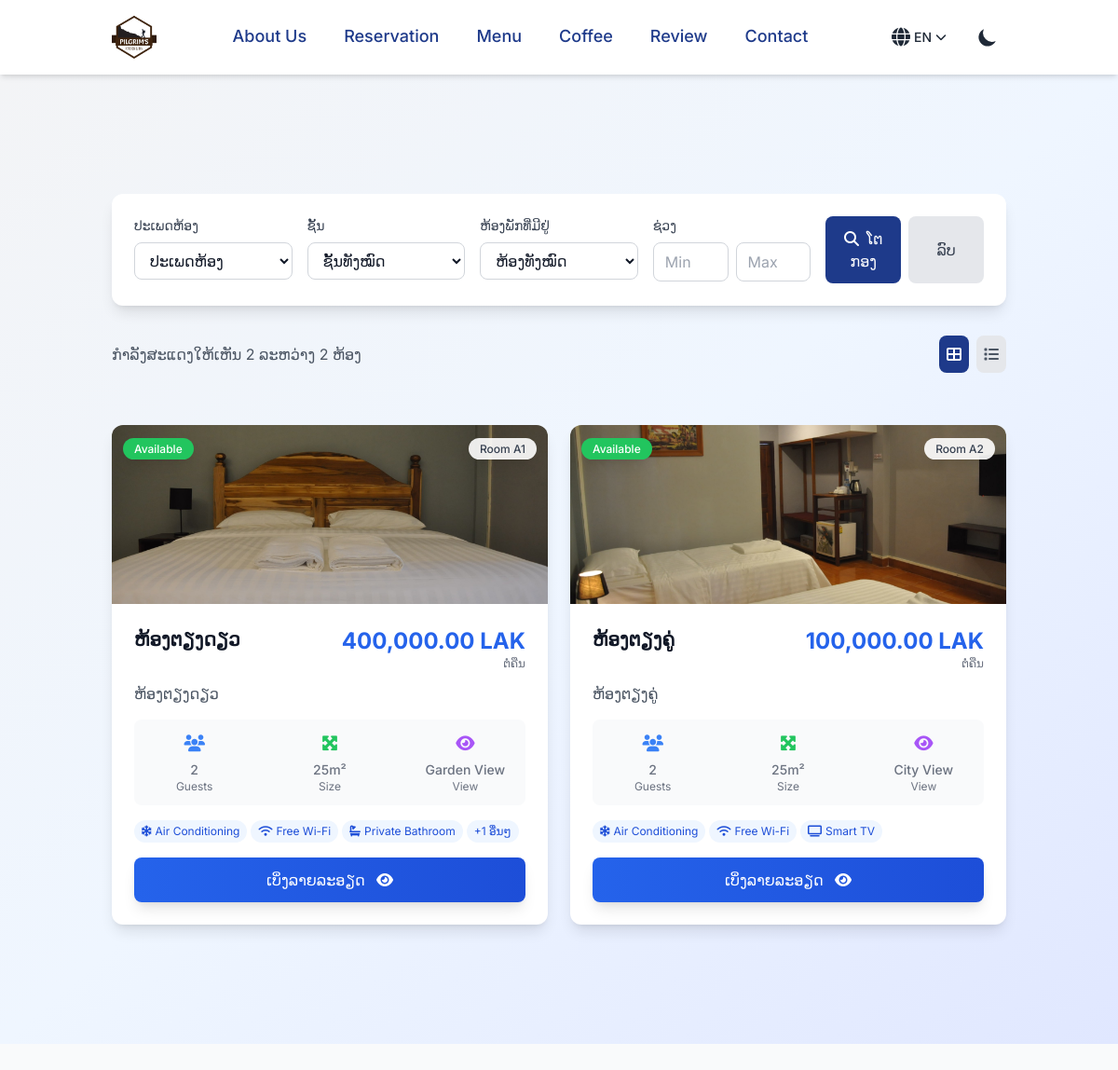
/hotel/rooms/, run on the app's committed database.
### hotel/models.py (models this page shows, shortened)
class Room(models.Model):
    room_number = models.CharField(max_length=10, unique=True)
    room_type = models.ForeignKey(
        RoomType, on_delete=models.CASCADE, related_name="rooms"
    )
    amenities = models.ManyToManyField(
        Amenity, through="RoomAmenity", related_name="rooms", blank=True
    )
    is_available = models.BooleanField(default=True)
    floor = models.PositiveIntegerField()
    image = models.ImageField(upload_to="rooms/", null=True, blank=True)
    view_type = models.CharField(
        max_length=50,
        choices=[
            ("city", "City View"),
            ("garden", "Garden View"),
            ("pool", "Pool View"),
            ("courtyard", "Courtyard View"),
        ],
        default="city",
    )
    last_cleaned = models.DateTimeField(null=True, blank=True)
    maintenance_notes = models.TextField(blank=True)
    is_out_of_order = models.BooleanField(default=False)
    created_at = models.DateTimeField(auto_now_add=True, null=True, blank=True)
    updated_at = models.DateTimeField(auto_now=True, null=True, blank=True)
    class Meta:
        ordering = ["floor", "room_number"]
        verbose_name = "Room"
        verbose_name_plural = "Rooms"
    @property
    def availability_status(self):
        if self.is_out_of_order:
            return "Out of Order"
        elif self.is_available:
            return "Available"
        else:
            return "Occupied"
    def get_available_amenities(self):
        return self.amenities.filter(
            roomamenity__is_available=True, is_active=True
        ).order_by("name")

class RoomImage(models.Model):
    room = models.ForeignKey(Room, related_name="room_images", on_delete=models.CASCADE)
    image = models.ImageField(upload_to="room/")
    alt_text = models.CharField(max_length=200, blank=True)
    is_primary = models.BooleanField(default=False)

class RoomType(models.Model):
    name = models.CharField(max_length=100, null=True, blank=True)
    description = models.TextField()
    price_per_night = models.DecimalField(max_digits=10, decimal_places=2)
    capacity = models.PositiveIntegerField()
    size_sqm = models.PositiveIntegerField(
        default=25, help_text="Room size in square meters"
    )
    bed_type = models.CharField(max_length=50, default="Queen Bed")
    has_wifi = models.BooleanField(default=True)
    has_ac = models.BooleanField(default=True)
    has_tv = models.BooleanField(default=True)
    has_balcony = models.BooleanField(default=False)
    has_kitchenette = models.BooleanField(default=False)
    is_featured = models.BooleanField(default=False)
    created_at = models.DateTimeField(auto_now_add=True, null=True, blank=True)
    updated_at = models.DateTimeField(auto_now=True, null=True, blank=True)
    class Meta:
        ordering = ["price_per_night", "name"]
        verbose_name = "Room Type"
        verbose_name_plural = "Room Types"

class Amenity(models.Model):
    ICON_COLOR_CHOICES = [
        ("blue", "Blue"),
        ("green", "Green"),
        ("purple", "Purple"),
        ("orange", "Orange"),
        ("red", "Red"),
        ("teal", "Teal"),
        ("pink", "Pink"),
        ("indigo", "Indigo"),
        ("yellow", "Yellow"),
        ("gray", "Gray"),
    ]
    name = models.CharField(max_length=100)
    description = models.CharField(max_length=200, blank=True)
    icon = models.CharField(
        max_length=50, help_text="FontAwesome icon class (e.g., fas fa-wifi)"
    )
    icon_color = models.CharField(
        max_length=20, choices=ICON_COLOR_CHOICES, default="blue"
    )
    is_premium = models.BooleanField(default=False, help_text="Mark as premium amenity")
    is_active = models.BooleanField(default=True)
    created_at = models.DateTimeField(auto_now_add=True)
    class Meta:
        ordering = ["name"]
        verbose_name = "Amenity"
        verbose_name_plural = "Amenities"

### hotel/views.py (the view)
# urls.py: path("rooms/", views.rooms_list_view, name="rooms-list-page"),
def rooms_list_view(request):
    room_type_filter = request.GET.get("type")
    floor_filter = request.GET.get("floor")
    availability_filter = request.GET.get("available")
    price_min = request.GET.get("price_min")
    price_max = request.GET.get("price_max")
    rooms = Room.objects.select_related("room_type").all()
    if room_type_filter:
        rooms = rooms.filter(room_type__id=room_type_filter)
    if floor_filter:
        rooms = rooms.filter(floor=floor_filter)
    if availability_filter == "true":
        rooms = rooms.filter(is_available=True)
    elif availability_filter == "false":
        rooms = rooms.filter(is_available=False)
    if price_min:
        try:
            rooms = rooms.filter(room_type__price_per_night__gte=float(price_min))
        except ValueError:
            pass
    if price_max:
        try:
            rooms = rooms.filter(room_type__price_per_night__lte=float(price_max))
        except ValueError:
            pass
    room_types = RoomType.objects.all()
    floors = Room.objects.values_list("floor", flat=True).distinct().order_by("floor")
    from django.core.paginator import Paginator
    paginator = Paginator(rooms, 12)  # 12 rooms per page
    page_number = request.GET.get("page")
    page_obj = paginator.get_page(page_number)
    context = {
        "page_obj": page_obj,
        "room_types": room_types,
        "floors": floors,
        "current_filters": {
            "type": room_type_filter,
            "floor": floor_filter,
            "available": availability_filter,
            "price_min": price_min,
            "price_max": price_max,
        },
        "page_title": "All Rooms & Suites",
    }
    return render(request, "hotel/rooms-list.html", context)

### hotel/context_processors.py (called while the page is built)
def review_summary(request):
    try:
        summary = ReviewSummary.objects.first()
        if not summary:
            summary = ReviewSummary.objects.create()
        return {'review_summary': summary}
    except:
        return {'review_summary': None}

### hotel/templates/hotel/rooms-list.html (shortened to what this page needs)
{% extends 'base.html' %}
{% load static %}
{% load humanize %}
{% block content %}
<div class="bg-gray-50 dark:bg-neutral-dark min-h-screen">
    <div class="relative py-16 sm:py-20 lg:py-24 bg-gradient-to-br from-neutral-light via-blue-50 to-indigo-100 dark:from-neutral-dark dark:via-gray-900 dark:to-blue-900 transition-colors duration-500 overflow-hidden">
        <div class="container mx-auto px-4 sm:px-6 lg:px-8 py-8">
        <div class="bg-white dark:bg-primary-dark-dark rounded-xl shadow-lg p-6 mb-8">
            <form method="GET" class="grid grid-cols-1 md:grid-cols-2 lg:grid-cols-5 gap-4">
                <div>
                    <label class="block text-sm font-medium text-gray-700 dark:text-gray-300 mb-2">ປະເພດຫ້ອງ</label>
                    <select name="type" class="w-full border border-gray-300 dark:border-gray-600 rounded-lg px-3 py-2 bg-white dark:bg-gray-800 text-gray-900 dark:text-gray-100">
                        <option value="">ປະເພດຫ້ອງ</option>
                    </select>
                </div>
                <div>
                    <label class="block text-sm font-medium text-gray-700 dark:text-gray-300 mb-2">ຊັ້ນ</label>
                    <select name="floor" class="w-full border border-gray-300 dark:border-gray-600 rounded-lg px-3 py-2 bg-white dark:bg-gray-800 text-gray-900 dark:text-gray-100">
                        <option value="">ຊັ້ນທັງໝົດ</option>
                    </select>
                </div>
                <div>
                    <label class="block text-sm font-medium text-gray-700 dark:text-gray-300 mb-2">ຫ້ອງພັກທີ່ມີຢູ່</label>
                    <select name="available" class="w-full border border-gray-300 dark:border-gray-600 rounded-lg px-3 py-2 bg-white dark:bg-gray-800 text-gray-900 dark:text-gray-100">
                        <option value="">ຫ້ອງທັງໝົດ</option>
                    </select>
                </div>
                <div>
                    <label class="block text-sm font-medium text-gray-700 dark:text-gray-300 mb-2">ຊ່ວງ</label>
                    <div class="flex space-x-2">
                        <input type="number" name="price_min" value="{{ current_filters.price_min }}"
                               placeholder="Min"
                               class="w-full border border-gray-300 dark:border-gray-600 rounded-lg px-3 py-2 bg-white dark:bg-gray-800 text-gray-900 dark:text-gray-100">
                        <input type="number" name="price_max" value="{{ current_filters.price_max }}"
                               placeholder="Max"
                               class="w-full border border-gray-300 dark:border-gray-600 rounded-lg px-3 py-2 bg-white dark:bg-gray-800 text-gray-900 dark:text-gray-100">
                    </div>
                </div>
                <div class="flex space-x-2">
                    <button type="submit" class="flex-1 bg-primary-light dark:bg-primary-dark text-white py-2 px-4 rounded-lg hover:bg-secondary-light dark:hover:bg-secondary-dark transition duration-300">
                        <i class="fas fa-search mr-2"></i>ໂຕກອງ
                    </button>
                    <a href="{% url 'rooms-list-page' %}" class="flex-1 bg-gray-200 dark:bg-gray-700 text-gray-700 dark:text-gray-300 py-6 px-4 rounded-lg hover:bg-gray-300 dark:hover:bg-gray-600 transition duration-300 text-center">
                        ລົບ
                    </a>
                </div>
            </form>
        </div>
        <div class="flex justify-between items-center mb-6">
            <div class="text-gray-600 dark:text-gray-300">
                ກຳລັງສະແດງໃຫ້ເຫັນ {{ page_obj|length }} ລະຫວ່າງ {{ page_obj.paginator.count }} ຫ້ອງ
            </div>
            <div class="flex items-center space-x-2">
                <button onclick="toggleView('grid')" id="gridViewBtn" class="p-2 rounded-lg bg-primary-light text-white">
                    <i class="fas fa-th-large"></i>
                </button>
                <button onclick="toggleView('list')" id="listViewBtn" class="p-2 rounded-lg bg-gray-200 text-gray-600">
                    <i class="fas fa-list"></i>
                </button>
            </div>
        </div>
        <div class="">
            {% if page_obj %}
                <div id="roomsContainer" class="grid grid-cols-1 md:grid-cols-2 xl:grid-cols-3 gap-6" data-view="grid">
                    {% for room in page_obj %}
                    <div class="room-card bg-white rounded-xl shadow-lg overflow-hidden hover:shadow-2xl transition-all duration-300 transform hover:-translate-y-1"
                        data-price="{{ room.room_type.price_per_night }}"
                        data-capacity="{{ room.room_type.capacity }}"
                        data-room-type="{{ room.room_type.name|lower }}"
                        data-amenities="{% for amenity in room.get_available_amenities %}{{ amenity.name|lower }} {% endfor %}">
                        <div class="relative">
                            {% if room.room_images.all %}
                                <div class="relative group">
                                    <img src="{{ room.room_images.first.image.url }}"
                                        alt="{{ room.room_images.first.alt_text }}"
                                        class="w-full h-48 object-cover group-hover:scale-105 transition-transform duration-300">
                                    <div class="absolute inset-0 bg-black bg-opacity-0 group-hover:bg-opacity-20 transition-all duration-300"></div>
                                </div>
                            {% else %}
                                <div class="w-full h-48 bg-gradient-to-br from-gray-200 to-gray-300 flex items-center justify-center">
                                    <i class="fas fa-bed text-4xl text-gray-400"></i>
                                </div>
                            {% endif %}
                            <div class="absolute top-3 left-3">
                                <span class="bg-green-500 text-white px-3 py-1 rounded-full text-xs font-medium shadow-lg">
                                    {{ room.availability_status }}
                                </span>
                            </div>
                            <div class="absolute top-3 right-3">
                                <span class="bg-white/90 backdrop-blur-sm text-gray-700 px-3 py-1 rounded-full text-xs font-medium shadow-lg">
                                    Room {{ room.room_number }}
                                </span>
                            </div>
                        </div>
                        <div class="p-6">
                            <div class="flex justify-between items-start mb-3">
                                <h3 class="text-xl font-bold text-gray-900">{{ room.room_type.name }}</h3>
                                <div class="text-right">
                                    <div class="text-2xl font-bold text-blue-600">{{ room.room_type.price_per_night|intcomma }} LAK</div>
                                    <div class="text-xs text-gray-500">ຕໍ່ຄືນ</div>
                                </div>
                            </div>
                            <p class="text-gray-600 mb-4 line-clamp-2">{{ room.room_type.description|truncatewords:12 }}</p>
                            <div class="grid grid-cols-3 gap-4 mb-4 py-3 bg-gray-50 rounded-lg">
                                <div class="text-center">
                                    <i class="fas fa-users text-blue-500 text-lg mb-1"></i>
                                    <div class="text-sm font-medium text-gray-500">{{ room.room_type.capacity }}</div>
                                    <div class="text-xs text-gray-500">Guests</div>
                                </div>
                                <div class="text-center">
                                    <i class="fas fa-expand-arrows-alt text-green-500 text-lg mb-1"></i>
                                    <div class="text-sm font-medium text-gray-500">{{ room.room_type.size_sqm }}m²</div>
                                    <div class="text-xs text-gray-500">Size</div>
                                </div>
                                <div class="text-center">
                                    <i class="fas fa-eye text-purple-500 text-lg mb-1"></i>
                                    <div class="text-sm font-medium text-gray-500">{{ room.get_view_type_display }}</div>
                                    <div class="text-xs text-gray-500">View</div>
                                </div>
                            </div>
                            <div class="mb-4">
                                <div class="flex flex-wrap gap-1">
                                    {% for amenity in room.get_available_amenities|slice:":3" %}
                                        <span class="inline-flex items-center bg-blue-50 text-blue-700 text-xs px-2 py-1 rounded-full">
                                            <i class="{{ amenity.icon }} mr-1"></i>
                                            {{ amenity.name }}
                                        </span>
                                    {% endfor %}
                                    {% if room.get_available_amenities.count > 3 %}
                                        <span class="inline-flex items-center bg-blue-50 text-blue-700 text-xs px-2 py-1 rounded-full">
                                            +{{ room.get_available_amenities.count|add:"-3" }} ອື່ນໆ
                                        </span>
                                    {% endif %}
                                </div>
                            </div>
                            <div class="space-y-2">
                                <a href="{% url 'room-detail-page' room.pk %}">
                                    <button class="w-full bg-gradient-to-r from-blue-600 to-blue-700 text-white py-3 px-4 rounded-lg hover:from-blue-700 hover:to-blue-800 transition-all duration-200 font-medium shadow-lg hover:shadow-xl">
                                        ເບິ່ງລາຍລະອຽດ <i class="fas fa-eye ml-2"></i>
                                    </button>
                                </a>
                            </div>
                        </div>
                    </div>
                    {% endfor %}
                </div>
        {% endif %}
        </div>
    </div>
</div>
{% endblock %}

### data on the page
Room: room_images.first.image (picture), availability_status "Available", room_number "A1", room_type.name "ຫ້ອງຕຽງດຽວ", room_type.price_per_night "400,000.00", room_type.description "ຫ້ອງຕຽງດຽວ", room_type.capacity "2", room_type.size_sqm "25", view_type "Garden View", get_available_amenities.count|add "1"
Amenity: name "Air Conditioning"
Amenity: name "Free Wi-Fi"
Amenity: name "Private Bathroom"
Room: room_images.first.image (picture), availability_status "Available", room_number "A2", room_type.name "ຫ້ອງຕຽງຄູ່", room_type.price_per_night "100,000.00", room_type.description "ຫ້ອງຕຽງຄູ່", room_type.capacity "2", room_type.size_sqm "25", view_type "City View"
Amenity: name "Smart TV"

### other printed values
{{ LANGUAGE_CODE|upper }} "EN"
{{ page_obj|length }} "2"
{{ page_obj.paginator.count }} "2"
